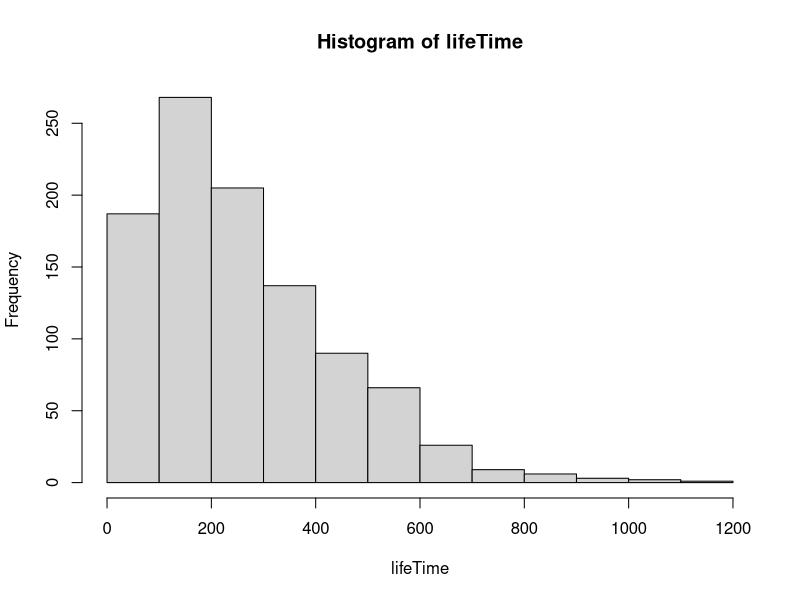

Reproduce this figure in R. (Note: this script raises an error after producing the figure.)
rm(list=ls())
Q = matrix(
  c(-0.0085,  0.005,  0.0025,       0,   0.001,
          0, -0.014,   0.005,   0.004,   0.005,
          0,      0,  -0.008,   0.003,   0.005,
          0,      0,       0,  -0.009,   0.009,
          0,      0,       0,       0,       0),
  nrow = 5,
  ncol = 5)
Q <- t(Q)


## Task 7

woman = rep(1,1000) # Create 1000 women
N.iter = 1000

count = matrix(0, ncol = 5, nrow = N.iter) #

for (i in 1:N.iter){
  while (woman[i]<5){
    event = rexp(1,rate=-Q[woman[i],woman[i]])
    count[i,woman[i]] = event
    if (woman[i] <4){
    woman[i]=sample(x = c((woman[i]+1):5), size =1, replace =TRUE,
                    prob =-(Q[woman[i],(woman[i]+1):5])/Q[woman[i],woman[i]])
    }
    else{
      woman[i]=5
    }

  }
}

lifeTime = rowSums(count)
hist(lifeTime)
C = qchisq(p = c(0.025,0.975), df = 999)
# Conf for stadard deviation: see notes part 2 file
conf=c(sqrt(999*var(lifeTime)/C[2]),sqrt(999*var(lifeTime)/C[1]))
mean(lifeTime)

n = length(lifeTime)
Conf_control1 = mean(lifeTime) - qt(0.975, df =n-1) * sd(lifeTime) / sqrt(n)
Conf_control2 = mean(lifeTime) + qt(0.975, df =n-1) * sd(lifeTime) / sqrt(n)
c(mean(lifeTime),Conf_control1,Conf_control2) #mean and CI for the mean

#survival rate after 30.5 months
(sum(rowSums(count[,1:2])>30.5 & (count[,3]!=0 | count[,4]!=0)))/1000

############# Opgave 8
Q = Q[1:4,1:4]
funk = function(t){
  ones = rep(1,4)
  p0 = c(1,0,0,0)

  p = vector()
  for (i in 1:length(t)){
    p[i] = 1 - p0%*%expm(x = Q*t[i])%*%ones
  }
  return(p)

}
plot(opg8,type ='l',lwd = 3)
lines(ecdf(lifeTime),col='red',lwd = 3)

ks.test(lifeTime, funk)

########## Opgave 9
# Q matrix for treatment
Q2 = matrix(c(-0.0085,0,0,0,0
              ,0.0025,-0.014,0,0,0
              ,0.00125,0,-0.008,0,0
              ,0,0.002,0.003,-0.009,0
              ,0.001,0.005,0.005,0.009,0),5,5)

woman = rep(1,1000) # Create 1000 women
N.iter = 1000

count_treat = matrix(0, ncol = 5, nrow = N.iter) #

for (i in 1:N.iter){
  while (woman[i]<5){
    event = rexp(1,rate=-Q2[woman[i],woman[i]])
    count_treat[i,woman[i]] = event
    if (woman[i] <4){
      woman[i]=sample(x = c((woman[i]+1):5), size =1, replace =TRUE,
                      prob =-(Q2[woman[i],(woman[i]+1):5])/Q2[woman[i],woman[i]])
    }
    else{
      woman[i]=5
    }

  }
}

# S function for non-treatment
life_cdf=ecdf(lifeTime)

S_func = function(dt , t){
  S = (1000-dt(t)*1000)/1000
       return(S)
}
plot(S_func(life_cdf,1:1000))

# find s for treatment
lifeTimeTreat =rowSums(count_treat)
lifeTreat_cdf=ecdf(lifeTimeTreat)
plot(S_func(lifeTreat_cdf,1:1000))


# plot with death rate for treat and non-treat
plot(S_func(life_cdf,1:1000),col = 'red',type='l')
lines(S_func(lifeTreat_cdf,1:1000),col='blue',type='l')


#### Opgave 10
# Log rank test
N1 = S_func(life_cdf,0:1000)*1000
N2 = S_func(lifeTreat_cdf,0:1000)*1000
N = (S_func(life_cdf,0:1000)+S_func(lifeTreat_cdf,0:1000))*1000

O1 = abs(diff(N1))
O2 = abs(diff(N2))
O = abs(diff(N))

N = N[1:1000]
N2 = N2[1:1000]

E2 = O/N*N2

V = (O*(N2/N)*(1-N2/N)*(N-O))/(N-1)

Z = sum(O2-E2)/sum(V)

pValue = 1-pnorm(Z)

mean(V)
